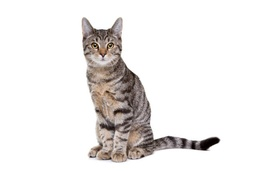
#> input picture python/cat.jpg, 256 x 171 px, shrunk from 612 x 408 before the run
$ python example.py
#> lines starting #> are read from the running program, lines starting #| are printed output that depends on the picture; after the words box and inside, x2 and y2 are one past the last pixel; in counts of white or black regions, pixels touching at a corner belong together
### python/devernay_edges.py
import numpy as np
import matplotlib.pyplot as plt
from PIL import Image, ImageFilter
import time


def dist(x1, y1, x2, y2):
    return np.sqrt((x2-x1)*(x2-x1)+(y2-y1)*(y2-y1))


def greater(a, b):
    if a <= b:
        return False
    if (a - b) < 1e-7:
        return False
    return True


class DevernayEdges:
    """Performs sub-pixel Devernay edge detection on a binary image.
    """
    def __init__(self, image: Image, sigma: float = 0.0,
                 high_thresh: float = 0.0, low_thresh: float = 0.0) -> None:
        self.sigma = sigma
        self.high_thresh = high_thresh
        self.low_thresh = low_thresh
        self.image = image

        self.image = self.image.convert("L")  # convert to grayscale
        [self.img_x, self.img_y] = self.image.size
        self.image_vec = np.ravel(np.array(self.image,
                                           dtype=np.float64)).reshape(
                                               [self.img_x * self.img_y, 1])

        self.Gx = np.zeros([self.img_x * self.img_y, 1], dtype=np.float64)
        self.Gy = np.zeros([self.img_x * self.img_y, 1], dtype=np.float64)
        self.modG = np.zeros([self.img_x * self.img_y, 1], dtype=np.float64)

        self.Ex = -np.ones((self.img_x * self.img_y, 1), dtype=np.float64)
        self.Ey = -np.ones((self.img_x * self.img_y, 1), dtype=np.float64)

        self.next_ = -np.ones((self.img_x * self.img_y, 1), dtype=np.int32)
        self.prev_ = -np.ones((self.img_x * self.img_y, 1), dtype=np.int32)

        self.edges_x = []
        self.edges_y = []

    def compute_gradient(self) -> None:
        for x in range(1, self.img_x - 1):
            for y in range(1, self.img_y - 1):
                self.Gx[x + (y * self.img_x)] = self.image_vec[
                    (x + 1) +
                    (y * self.img_x)] - self.image_vec[(x - 1) +
                                                       (y * self.img_x)]
                self.Gy[x + (y * self.img_x)] = self.image_vec[x + (
                    (y + 1) * self.img_x)] - self.image_vec[x + (
                        (y - 1) * self.img_x)]
                self.modG[x + (y * self.img_x)] = np.sqrt(
                    self.Gx[x + (y * self.img_x)] * self.Gx[x +
                                                            (y * self.img_x)] +
                    self.Gy[x + (y * self.img_x)] * self.Gy[x +
                                                            (y * self.img_x)])

    def list_chained_edge_points(self) -> None:
        for i in range(0, self.img_x * self.img_y):
            if self.prev_[i] >= 0 or self.next_[i] >= 0:
                k = i
                n = np.squeeze(self.prev_[k])
                while n >= 0 and n != i:
                    k = n
                    n = np.squeeze(self.prev_[k])

                while True:
                    self.edges_x.append(np.squeeze(self.Ex[k]))
                    self.edges_y.append(np.squeeze(self.Ey[k]))

                    n = np.squeeze(self.next_[k])
                    self.next_[k] = -1
                    self.prev_[k] = -1
                    k = n
                    if k < 0:
                        break

    def chain_edge_points(self) -> None:
        for x in range(2, self.img_x - 2):
            for y in range(2, self.img_y - 2):
                if self.Ex[x + (y * self.img_x)] >= 0.0 and self.Ey[
                        x + (y * self.img_x)] >= 0.0:
                    from_ = np.int32(x + y * self.img_x)
                    fwd_s = 0.0
                    bck_s = 0.0
                    fwd = -1
                    bck = -1

                    for i in range(-2, 3):
                        for j in range(-2, 3):
                            to_ = np.int32(x + i + (y + j) * self.img_x)
                            s = self.chain(from_, to_)

                            if s > fwd_s:
                                fwd_s = s
                                fwd = to_

                            if s < bck_s:
                                bck_s = s
                                bck = to_

                    if fwd >= 0 and self.next_[from_] != fwd:
                        alt = self.prev_[fwd]
                        if alt < 0 or self.chain(alt, fwd) < fwd_s:
                            if self.next_[from_] >= 0:
                                self.prev_[self.next_[from_]] = -1
                            self.next_[from_] = fwd

                            if alt >= 0:
                                self.next_[alt] = -1
                            self.prev_[fwd] = from_

                    if bck >= 0 and self.prev_[from_] != bck:
                        alt = self.next_[bck]
                        if alt < 0 or self.chain(alt, bck) > bck_s:
                            if alt >= 0:
                                self.prev_[alt] = -1
                            self.next_[bck] = from_

                            if self.prev_[from_] >= 0:
                                self.next_[self.prev_[from_]] = -1
                            self.prev_[from_] = bck

    def thresholds_with_hysteresis(self) -> None:
        valid = np.full((self.img_x * self.img_y, 1), False)

        for i in range(0, self.img_x * self.img_y):
            if (self.prev_[i] >= 0 or self.next_[i] >= 0) and (
                    not valid[i]) and (self.modG[i] >= self.high_thresh):
                valid[i] = True

                j = i
                k = self.next_[j]
                while j >= 0 and k >= 0 and (not valid[k]):
                    if self.modG[k] < self.low_thresh:
                        self.next_[j] = -1
                        self.prev_[k] = -1
                    else:
                        valid[k] = True

                    j = np.squeeze(self.next_[j])
                    k = np.squeeze(self.next_[j])

                j = i
                k = self.prev_[j]
                while j >= 0 and k >= 0 and (not valid[k]):
                    if self.modG[k] < self.low_thresh:
                        self.prev_[j] = -1
                        self.prev_[k] = -1
                    else:
                        valid[k] = True

                    j = np.squeeze(self.prev_[j])
                    k = np.squeeze(self.prev_[j])

        for i in range(0, self.img_x * self.img_y):
            if (self.prev_[i] >= 0 or self.next_[i] >= 0) and not valid[i]:
                self.prev_[i] = -1
                self.next_[i] = -1

    def compute_edge_points(self) -> None:
        for x in range(2, self.img_x - 2):
            for y in range(2, self.img_y - 2):
                Dx = 0
                Dy = 0

                mod = self.modG[x + (y * self.img_x)]
                L = self.modG[x - 1 + (y * self.img_x)]
                R = self.modG[x + 1 + (y * self.img_x)]
                U = self.modG[x + ((y + 1) * self.img_x)]
                D = self.modG[x + ((y - 1) * self.img_x)]
                gx = np.fabs(self.Gx[x + (y * self.img_x)])
                gy = np.fabs(self.Gy[x + (y * self.img_x)])

                if greater(mod, L) and (not greater(R, mod)) and gx >= gy:
                    Dx = 1
                elif greater(mod, D) and (not greater(U, mod)) and gx <= gy:
                    Dy = 1

                if Dx > 0 or Dy > 0:
                    a = self.modG[x - Dx + ((y - Dy) * self.img_x)]
                    b = self.modG[x + (y * self.img_x)]
                    c = self.modG[x + Dx + ((y + Dy) * self.img_x)]
                    offset = 0.5 * (a - c) / (a - b - b + c)

                    self.Ex[x + (y * self.img_x)] = x + (offset * Dx)
                    self.Ey[x + (y * self.img_x)] = y + (offset * Dy)

    def chain(self, from_, to_) -> float:
        if from_ < 0 or to_ < 0 or from_ >= (
                self.img_x * self.img_y) or to_ >= (self.img_x * self.img_y):
            print("chain: one of the points is out of the image")
            return

        if from_ == to_:
            return 0.0

        if self.Ex[from_] < 0.0 or self.Ey[from_] < 0.0 or self.Ex[
                to_] < 0.0 or self.Ey[to_] < 0.0:
            return 0.0

        dx = self.Ex[to_] - self.Ex[from_]
        dy = self.Ey[to_] - self.Ey[from_]

        if (self.Gy[from_] * dx - self.Gx[from_] * dy) * (
                self.Gy[to_] * dx - self.Gx[to_] * dy) <= 0.0:
            return 0.0

        if (self.Gy[from_] * dx - self.Gx[from_] * dy) >= 0.0:
            return 1.0 / dist(self.Ex[from_], self.Ey[from_], self.Ex[to_],
                              self.Ey[to_])
        else:
            return -1.0 / dist(self.Ex[from_], self.Ey[from_], self.Ex[to_],
                               self.Ey[to_])

    def run(self) -> tuple[list[float], list[float]]:
        if self.sigma != 0.0:
            self.image_filtered =\
                self.image.filter(ImageFilter.GaussianBlur(radius=self.sigma))
            self.image_vec =\
                np.ravel(np.array(self.image_filtered, dtype=np.float64)).reshape([self.img_x * self.img_y, 1])

        self.compute_gradient()
        self.compute_edge_points()
        self.chain_edge_points()
        self.thresholds_with_hysteresis()
        self.list_chained_edge_points()

        if len(self.edges_x) != len(self.edges_y):
            raise ValueError("Size of detected x and y edges mismatch")

        return self.edges_x, self.edges_y

### python/example.py
import matplotlib.pyplot as plt
from PIL import Image
from devernay_edges import DevernayEdges

if __name__ == "__main__":
    sigma = 3.0
    high_treshold = 4.0
    low_threshold = 0.0

    image_rgb = Image.open("cat.jpg")
#> image_rgb is the input picture: PIL image 256x171 RGB; mean R, G, B 235.1, 232.5, 231.3
    image_rgb_gray = image_rgb.convert('L')
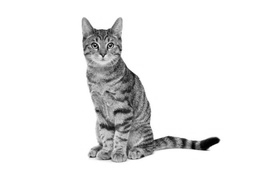
#> image_rgb_gray: PIL image 256x171 L; min 1, max 255, mean 233.2
    image_binary = image_rgb_gray.point(lambda x: 0 if x < 240 else 255, '1')
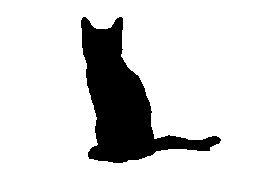
#> image_binary: PIL image 256x171 1; 82.4% white; 1 black region, box (x1, y1, x2, y2) and area: (81, 17, 221, 163) 7726

    edges_x, edges_y = DevernayEdges(image_binary, sigma, high_treshold, low_threshold).run()
#> in run, `self.image_filtered =\ self.image.filter(ImageFilter.GaussianBlur(radi..`:
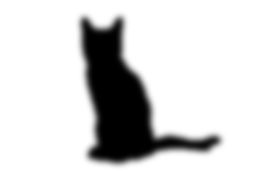
#> self.image_filtered: PIL image 256x171 L; min 0, max 255, mean 210

    plt.figure(1)
    plt.title("Devernay Edge Detection")
    plt.imshow(image_rgb)
    plt.scatter(edges_x, edges_y, color="magenta", marker=".", linewidth=.1)
    plt.show()
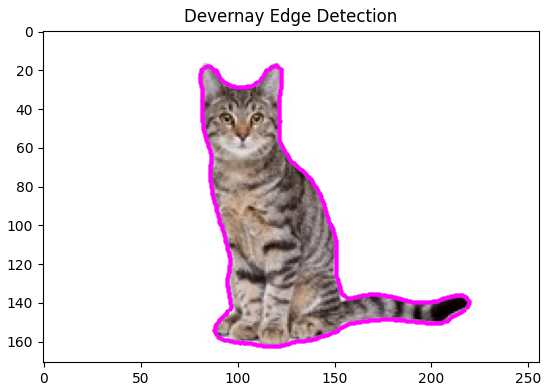
#> figure drawn by matplotlib, 1 panel
